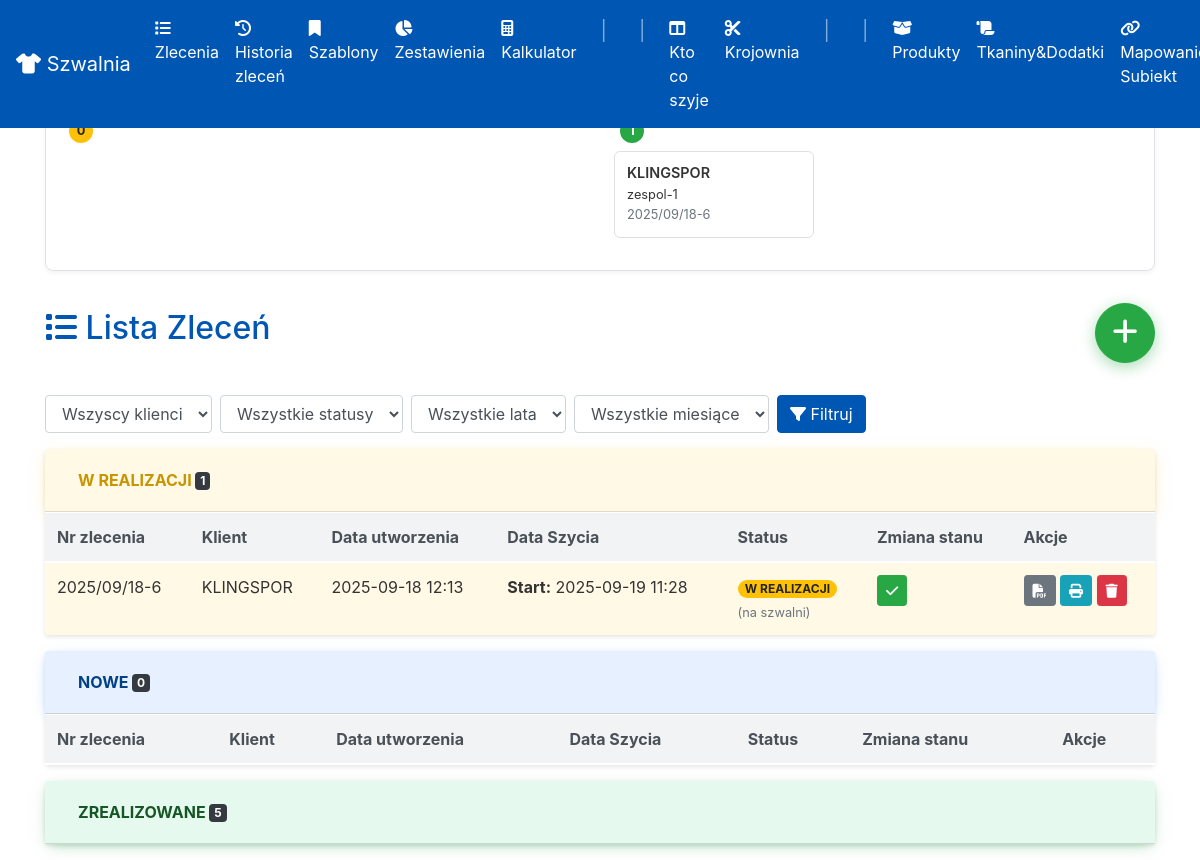
The page /orders on the database its author committed.
### app/models.py (models this page shows, shortened)
class Order(db.Model):
    id = db.Column(db.Integer, primary_key=True)
    order_code = db.Column(db.String(50), nullable=True)
    client_id = db.Column(db.Integer, db.ForeignKey('client.id'), nullable=False)
    description = db.Column(db.Text, nullable=False)
    login_info = db.Column(db.Text, nullable=True)
    deadline = db.Column(db.Date, nullable=False)
    status = db.Column(db.String(50), nullable=False, default='NOWE')
    zlecajacy = db.Column(db.String(50), nullable=False)
    created_at = db.Column(db.DateTime, default=datetime.utcnow)
    fabrics = db.relationship('OrderFabric', backref='order', cascade="all, delete-orphan")
    assigned_team = db.Column(db.String(50), nullable=True)
    cutting_table = db.Column(db.String(50), nullable=True)
    team1_completed = db.Column(db.Boolean, default=False, nullable=False)
    team2_completed = db.Column(db.Boolean, default=False, nullable=False)
    cutting_started_at = db.Column(db.DateTime, nullable=True)
    cutting_finished_at = db.Column(db.DateTime, nullable=True)
    sewing_started_at = db.Column(db.DateTime, nullable=True)
    sewing_finished_at = db.Column(db.DateTime, nullable=True)
    order_items = db.relationship('OrderItem', backref='order', lazy=True, cascade="all, delete-orphan")
    attachments = db.relationship('Attachment', backref='order', lazy=True, cascade="all, delete-orphan")
    materials_used = db.relationship('MaterialUsage', backref='order', cascade="all, delete-orphan")

class Client(db.Model):
    id = db.Column(db.Integer, primary_key=True)
    name = db.Column(db.String(100), nullable=False, unique=True)
    orders = db.relationship('Order', backref='client', lazy=True)

### app/routes.py (the view)
@app.route('/orders')
def orders_list():
    client_filter = request.args.get('client', '').strip().upper()
    status_filter = request.args.get('status', '').strip().upper()
    year_filter = request.args.get('year', '')
    month_filter = request.args.get('month', '')
    orders_query = Order.query.join(Client)
    if client_filter: orders_query = orders_query.filter(Client.name == client_filter)
    if status_filter: orders_query = orders_query.filter(Order.status == status_filter)
    if year_filter: orders_query = orders_query.filter(extract('year', Order.created_at) == int(year_filter))
    if month_filter: orders_query = orders_query.filter(extract('month', Order.created_at) == int(month_filter))
    all_orders = orders_query.order_by(Order.created_at.desc()).all()
    for order in all_orders:
        order.planned_materials = calculate_material_summary(order)
        order.cost_details = calculate_order_total_cost(order)
    in_progress_orders = [o for o in all_orders if o.status == 'W REALIZACJI']
    new_orders = [o for o in all_orders if o.status == 'NOWE']
    completed_orders = [o for o in all_orders if o.status == 'ZREALIZOWANE']
    years_query = db.session.query(extract('year', Order.created_at)).distinct().all()
    years = sorted({int(y[0]) for y in years_query})
    clients = Client.query.order_by(Client.name).all()
    return render_template('orders_list.html', in_progress_orders=in_progress_orders, new_orders=new_orders,
                           completed_orders=completed_orders, clients=clients, years=years)

### app/__init__.py (called while the page is built)
@app.template_filter()
def to_local_time(utc_dt):
    if not utc_dt:
        return ""
    if isinstance(utc_dt, str):
        try:
            utc_dt = datetime.strptime(utc_dt, '%Y-%m-%d %H:%M:%S')
        except ValueError:
            return utc_dt
    local_tz = pytz.timezone('Europe/Warsaw')
    local_dt = utc_dt.replace(tzinfo=pytz.utc).astimezone(local_tz)
    return local_dt.strftime('%Y-%m-%d %H:%M')

### app/routes.py (called while the page is built)
@app.context_processor
def inject_in_progress_orders():
    all_in_progress = Order.query.filter_by(status='W REALIZACJI').order_by(Order.deadline).all()
    krojownia_orders = []
    szwalnia_orders = []
    for order in all_in_progress:
        order.total_quantity = sum(item.quantity for item in order.order_items)
        if order.cutting_table == 'skrojone' and order.assigned_team is not None:
            szwalnia_orders.append(order)
        elif order.cutting_table is not None and order.cutting_table != 'skrojone':
            krojownia_orders.append(order)
    return dict(krojownia_in_progress=krojownia_orders, szwalnia_in_progress=szwalnia_orders)

### app/templates/orders_list.html (shortened to what this page needs)
{% extends "base.html" %}
{% block content %}
<div class="d-flex justify-content-between align-items-center mb-3">
    <h2><i class="fas fa-list"></i> Lista Zleceń</h2>
    <a href="{{ url_for('new_order') }}" class="btn btn-success btn-lg btn-plus-animated">
        <i class="fas fa-plus"></i>
    </a>
    </div>
<form method="GET" class="form-inline mb-3">
    <select name="client" class="form-control mr-2">
        <option value="">Wszyscy klienci</option>
    </select>
    <select name="status" class="form-control mr-2">
        <option value="">Wszystkie statusy</option>
    </select>
    <select name="year" class="form-control mr-2">
        <option value="">Wszystkie lata</option>
    </select>
    <select name="month" class="form-control mr-2">
        <option value="">Wszystkie miesiące</option>
    </select>
    <button type="submit" class="btn btn-primary"><i class="fas fa-filter"></i> Filtruj</button>
</form>
{% macro render_orders_table(orders) %}
<div class="table-responsive p-0 m-0">
    <table class="table table-striped table-hover m-0">
        <thead class="thead-dark">
            <tr>
                <th>Nr zlecenia</th>
                <th>Klient</th>
                <th>Data utworzenia</th>
                <th>Data Szycia</th>
                <th>Status</th>
                <th>Zmiana stanu</th>
                <th>Akcje</th>
            </tr>
        </thead>
        <tbody>
            {% for order in orders %}
            <tr class="order-row status-{{ order.status|lower|replace(' ', '-') }}" data-order-id="{{ order.id }}" style="cursor: pointer;">
                <td data-label="Nr zlecenia:">{{ order.order_code }}</td>
                <td data-label="Klient:">{{ order.client.name }}</td>
                <td>{{ order.created_at | to_local_time }}</td>
<td data-label="Data Szycia:">
    {% if order.status == "W REALIZACJI" and order.sewing_started_at %}
        <strong>Start:</strong> {{ order.sewing_started_at | to_local_time }}
    {% elif order.status == "ZREALIZOWANE" and order.sewing_finished_at %}
        <strong>Koniec:</strong> {{ order.sewing_finished_at | to_local_time }}
    {% endif %}
</td>
                <td data-label="Status:">
                    {% if order.status == 'W REALIZACJI' %}
                        <span class="badge badge-pill badge-warning">{{ order.status }}</span>
                        <br>
                        <small class="text-muted">
                        {% if order.sewing_started_at and not order.sewing_finished_at %}
                            (na szwalni)
                        {% elif order.cutting_started_at and not order.cutting_finished_at %}
                            (na krojowni)
                        {% elif order.cutting_finished_at and not order.sewing_started_at %}
                            (oczekuje na szwalni)
                        {% else %}
                            (oczekuje na krojowni)
                        {% endif %}
                        </small>
                    {% else %}
                        {{ order.status }}
                    {% endif %}
                </td>
                <td data-label="Zmiana stanu:" class="change-status-cell">
                    {% if order.status == "NOWE" %}
                    <form method="POST" action="{{ url_for('update_order_status', order_id=order.id) }}" class="update-status-form d-inline">
                        <input type="hidden" name="status" value="W REALIZACJI"><button type="submit" class="btn btn-sm btn-warning"><i class="fas fa-play"></i></button>
                    </form>
                    <form method="POST" action="{{ url_for('update_order_status', order_id=order.id) }}" class="update-status-form d-inline">
                        <input type="hidden" name="status" value="ZREALIZOWANE"><button type="submit" class="btn btn-sm btn-success"><i class="fas fa-check"></i></button>
                    </form>
                    {% elif order.status == "W REALIZACJI" %}
                    <form method="POST" action="{{ url_for('update_order_status', order_id=order.id) }}" class="update-status-form d-inline">
                        <input type="hidden" name="status" value="ZREALIZOWANE"><button type="submit" class="btn btn-sm btn-success"><i class="fas fa-check"></i></button>
                    </form>
                    {% elif order.status == "ZREALIZOWANE" %}
                    <a href="{{ url_for('edit_material_usage', order_id=order.id) }}" class="btn btn-sm btn-primary"><i class="fas fa-edit"></i> Edytuj zużycie</a>
                    {% endif %}
                </td>
                <td data-label="Akcje:">
                    <a href="{{ url_for('order_pdf', order_id=order.id) }}" class="btn btn-sm btn-secondary"><i class="fas fa-file-pdf"></i></a>
                    <a href="{{ url_for('order_print', order_id=order.id) }}" class="btn btn-sm btn-info"><i class="fas fa-print"></i></a>
                    <form method="POST" action="{{ url_for('delete_order', order_id=order.id) }}" class="d-inline" onsubmit="return confirm('Czy na pewno usunąć?');">
                        <button type="submit" class="btn btn-sm btn-danger"><i class="fas fa-trash"></i></button>
                    </form>
                </td>
            </tr>
            {% endfor %}
        </tbody>
    </table>
</div>
{% endmacro %}
<div id="accordion">
    <div class="card">
        <div class="card-header header-in-progress" id="headingInProgress">
            <h5 class="mb-0">
                <button class="btn btn-link font-weight-bold" data-toggle="collapse" data-target="#collapseInProgress" aria-expanded="true" aria-controls="collapseInProgress">
                    W REALIZACJI <span class="badge badge-dark">{{ in_progress_orders|length }}</span>
                </button>
            </h5>
        </div>
        <div id="collapseInProgress" class="collapse show" aria-labelledby="headingInProgress">
            <div class="card-body p-0">
                {{ render_orders_table(in_progress_orders) }}
            </div>
        </div>
    </div>
    <div class="card">
        <div class="card-header header-new" id="headingNew">
            <h5 class="mb-0">
                <button class="btn btn-link font-weight-bold" data-toggle="collapse" data-target="#collapseNew" aria-expanded="true" aria-controls="collapseNew">
                    NOWE <span class="badge badge-dark">{{ new_orders|length }}</span>
                </button>
            </h5>
        </div>
        <div id="collapseNew" class="collapse show" aria-labelledby="headingNew">
            <div class="card-body p-0">
                {{ render_orders_table(new_orders) }}
            </div>
        </div>
    </div>
    <div class="card">
        <div class="card-header header-completed" id="headingCompleted">
            <h5 class="mb-0">
                <button class="btn btn-link font-weight-bold collapsed" data-toggle="collapse" data-target="#collapseCompleted" aria-expanded="false" aria-controls="collapseCompleted">
                    ZREALIZOWANE <span class="badge badge-dark">{{ completed_orders|length }}</span>
                </button>
            </h5>
        </div>
    </div>
</div>
{% endblock %}

### app/templates/_in_progress_strip.html (shortened to what this page needs)
<div class="in-progress-strip">
    <div class="container">
        <div class="in-progress-sections-wrapper">
            <div class="in-progress-section">
                <div class="in-progress-header">
                    <h5> W Krojowni</h5>
                    <span class="badge badge-warning rounded-circle">{{ krojownia_in_progress|length }}</span>
                </div>
                <div class="in-progress-cards">
                </div>
            </div>
            <div class="in-progress-section">
                <div class="in-progress-header">
                    <h5> W Szwalni</h5>
                    <span class="badge badge-success rounded-circle">{{ szwalnia_in_progress|length }}</span>
                </div>
                <div class="in-progress-cards">
                    {% for order in szwalnia_in_progress %}
                    <a href="{{ url_for('order_detail', order_id=order.id) }}" class="in-progress-card">
                        <div class="in-progress-card-header">
                            <h6>{{ order.client.name }}</h6>
                            <small>{{ order.assigned_team }}</small>
                        </div>
                        <div class="in-progress-card-body">
                           {{ order.order_code }}
                        </div>
                    </a>
                    {% endfor %}
                </div>
            </div>
        </div>
    </div>
</div>

### app/templates/orders_list.html (style rules this page uses)
#accordion .card { margin-bottom: 1rem; border: none; }
.header-in-progress { background-color: #FFF9E6; box-shadow: 0 4px 15px -5px rgba(255, 193, 7, 0.5); }
.header-new { background-color: #E6F0FF; box-shadow: 0 4px 15px -5px rgba(0, 123, 255, 0.4); }
.header-completed { background-color: #E6F9EE; box-shadow: 0 4px 15px -5px rgba(40, 167, 69, 0.5); }
.header-in-progress .btn-link { color: #c89400; }
.header-new .btn-link { color: #004085; }
.header-completed .btn-link { color: #155724; }
.status-w-realizacji { background-color: rgba(255, 243, 205, 0.5) !important; }
.table thead.thead-dark th { background-color: #f1f3f5; color: #495057; border-color: #ffffff; }
.btn-plus-animated { width: 60px; height: 60px; border-radius: 50%; box-shadow: 0 4px 15px rgba(40, 167, 69, 0.4); transition: all 0.3s ease-in-out; animation: pulse 2s infinite; display: flex; justify-content: center; align-items: center; }
.btn-plus-animated .fas { font-size: 1.8rem; color: white; }

### app/templates/_in_progress_strip.html (style rules this page uses)
.in-progress-strip { padding: 1rem 0; margin-bottom: 2rem; background-color: #fff; border: 1px solid #dee2e6; border-radius: 8px; box-shadow: 0 2px 5px rgba(0,0,0,0.05); }
.in-progress-sections-wrapper { display: flex; gap: 1.5rem; overflow-x: auto; padding-bottom: 0.5rem; }
.in-progress-section { flex: 1 1 50%; min-width: 280px; }
.in-progress-header h5 { margin: 0 0 0.5rem 0; font-weight: 600; font-size: 1rem; color: #495057; display: flex; align-items: center; }
.in-progress-header .badge { font-size: 0.8rem; width: 24px; height: 24px; display: flex; align-items: center; justify-content: center; margin-left: 8px; }
.in-progress-cards { display: flex; gap: 1rem; overflow-x: auto; padding: 0.5rem 2px; }
.in-progress-card { flex: 0 0 200px; border: 1px solid #e0e0e0; border-radius: 6px; padding: 0.75rem; background-color: #fff; box-shadow: none; text-decoration: none; color: inherit; display: block; }
.in-progress-card-header h6 { margin: 0; font-weight: 600; font-size: 0.9rem; }
.in-progress-card-body { font-size: 0.8rem; color: #6c757d; }

### rows shown on the page
Order: client.name "KLINGSPOR", assigned_team "zespol-1", order_code "2025/09/18-6", created_at|to_local_time "2025-09-18 12:13", sewing_started_at|to_local_time "2025-09-19 11:28", status "W REALIZACJI", shows "(na szwalni)"

### other values the page prints
{{ krojownia_in_progress|length }} "0"
{{ szwalnia_in_progress|length }} "1"
{{ in_progress_orders|length }} "1"
{{ new_orders|length }} "0"
{{ completed_orders|length }} "5"
